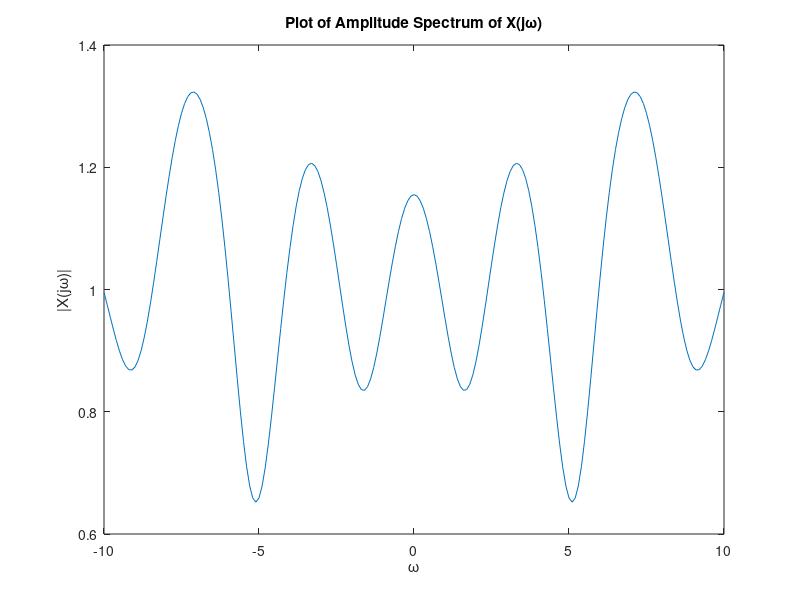
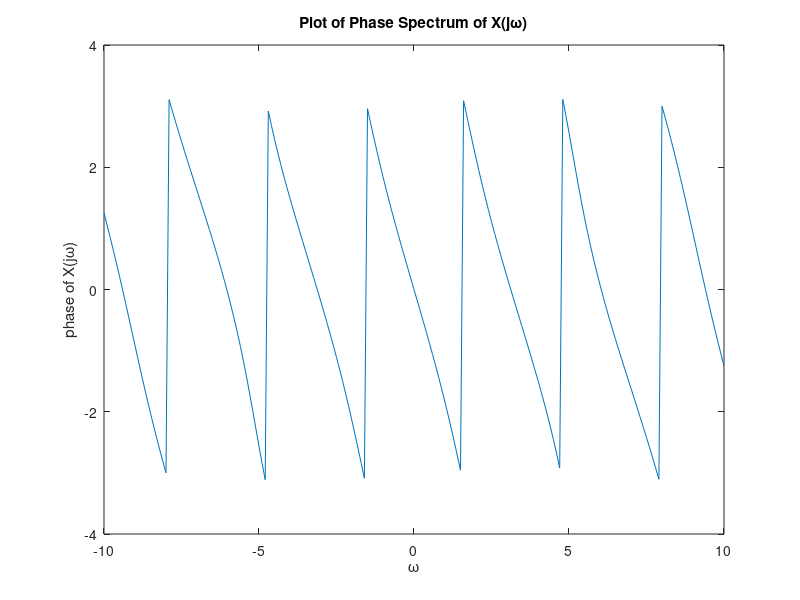

These charts were generated, in order, by the following MATLAB code:
omega=-10:0.1:10;

X=(2*pi)./((1i*omega+1).^2+4*pi.^2)+exp(-2i*omega);

plot(omega,abs(X))
xlabel '\omega'
ylabel '|X(j\omega)|'
title('Plot of Amplitude Spectrum of X(j\omega)')
figure;
plot(omega,angle(X))
xlabel '\omega'
ylabel 'phase of X(j\omega)'
title('Plot of Phase Spectrum of X(j\omega)')